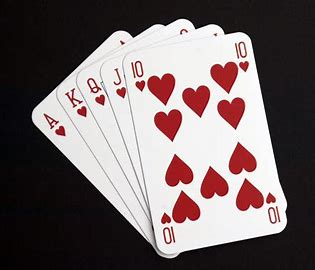
#> input picture firProject/Resources/cards.jpeg, 315 x 270 px, given in place of the camera
$ python ContourDetection.py
#> lines starting #> are read from the running program, lines starting #| are printed output that depends on the picture; after the words box and inside, x2 and y2 are one past the last pixel; in counts of white or black regions, pixels touching at a corner belong together
### firProject/StackingImagesTest.py
import cv2
import numpy as np

def stackImages(scale,imgArray):
    rows = len(imgArray)
    cols = len(imgArray[0])
    rowsAvailable = isinstance(imgArray[0], list)
    width = imgArray[0][0].shape[1]
    height = imgArray[0][0].shape[0]
    if rowsAvailable:
        for x in range ( 0, rows):
            for y in range(0, cols):
                if imgArray[x][y].shape[:2] == imgArray[0][0].shape [:2]:
                    imgArray[x][y] = cv2.resize(imgArray[x][y], (0, 0), None, scale, scale)
                else:
                    imgArray[x][y] = cv2.resize(imgArray[x][y], (imgArray[0][0].shape[1], imgArray[0][0].shape[0]), None, scale,scale)
                if len(imgArray[x][y].shape) == 2: imgArray[x][y] = cv2.cvtColor(imgArray[x][y], cv2.COLOR_GRAY2BGR)
        imageBlank = np.zeros((height, width, 3), np.uint8)
        hor = [imageBlank]*rows
        hor_con = [imageBlank]*rows
        for x in range(0, rows):
            hor[x] = np.hstack(imgArray[x])
        ver = np.vstack(hor)
    else:
        for x in range(0, rows):
            if imgArray[x].shape[:2] == imgArray[0].shape[:2]:
                imgArray[x] = cv2.resize(imgArray[x], (0, 0), None, scale, scale)
            else:
                imgArray[x] = cv2.resize(imgArray[x], (imgArray[0].shape[1], imgArray[0].shape[0]), None, scale, scale)
            if len(imgArray[x].shape) == 2: imgArray[x] = cv2.cvtColor(imgArray[x], cv2.COLOR_GRAY2BGR)
        hor = np.hstack(imgArray)
        ver = hor
    return ver

### firProject/ContourDetection.py
import cv2
import numpy as np
import StackingImagesTest

frameWidth = 350
frameHeight = 350
cap = cv2.VideoCapture(0)
cap.set(3,frameWidth)
cap.set(4,frameHeight)

# To detect edges we will use the Kenny Edge Detector , it has 2 thresholds
#  so, we have to move them around until we get required values
# This is done using trackbars
def empty(a):
    pass

cv2.namedWindow("Parameters")
cv2.resizeWindow("Parameters",640,240)
cv2.createTrackbar("Threshold1","Parameters",150,255,empty)
cv2.createTrackbar("Threshold2","Parameters",255,255,empty)
cv2.createTrackbar("Area","Parameters",4000,30000,empty)

# cv2.RETR_EXTERNAL ---> this methods return only the extreme outer corners
# cv2.RETR_TREE -----> this method returns all the corners/contours and reconstructs a full hierarchy

# cv2.CHAIN_APPROX_NONE ----> this methos give the stored conrners without any approximation
# cv2.CHAIN_APPROX_SIMPLE ----> this methos compreses the values and we will get lesser no of values/corners
def getContours(img,imgContour):

    contours,hierarchy = cv2.findContours(img, cv2.RETR_EXTERNAL,cv2.CHAIN_APPROX_NONE)
    # cv2.drawContours(imgContour, contours, -1, (255,0,255), 7)

    # By doing the below thing we reduced noise from the image
    # as smaller objects having area <= 1000 are not drawn i.e. removed from image
    for cnt in contours:
        area = cv2.contourArea(cnt)
        areaMin = cv2.getTrackbarPos("Area","Parameters")
        if area > areaMin:
            cv2.drawContours(imgContour, cnt, -1, (255, 0, 255), 7)

            # Now in order to get the corners ,firstly we need to have the arc length
            # Here the True means that the contour is closed
            peri = cv2.arcLength(cnt,True)
            # This will give us the length of the parameter and we will use this to approximate its shape
            # 0.02*peri ---> this means the resolution
            approx = cv2.approxPolyDP(cnt,0.02*peri,True)
            # This approx array will have certain amount of points and based on them we will predict the shape
            # The below will give the no of corners
            print(len(approx))

            x , y, w, h = cv2.boundingRect(approx)
            cv2.rectangle(imgContour,(x,y),(x+w,y+h),(0,255,0),5)

            cv2.putText(imgContour, "Points: " + str(len(approx)), (x+w+20 , y+h+20) , cv2.FONT_HERSHEY_COMPLEX , 0.7 , (0,255,0) , 2 )
            cv2.putText(imgContour, "Area: " + str(int(area)), (x+w+20 , y+h+45) , cv2.FONT_HERSHEY_COMPLEX , 0.7 , (0,255,0) , 2 )


while True:
    success, img = cap.read()
#> img is the input picture: shape (270, 315, 3); mean B, G, R 104.2, 103.4, 115.5

    imgContour = img.copy()
    imgBlur = cv2.GaussianBlur(img,(7,7),1)
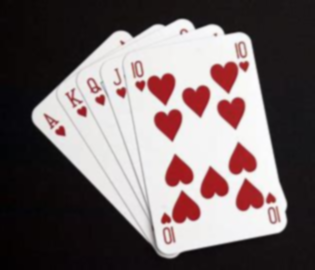
#> imgBlur: shape (270, 315, 3); mean B, G, R 104.2, 103.4, 115.5
    imgGray = cv2.cvtColor(imgBlur, cv2.COLOR_BGR2GRAY)
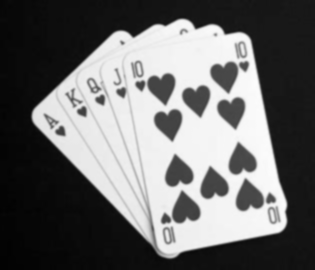
#> imgGray: shape (270, 315); min 2, max 252, mean 107

    threshold1 = cv2.getTrackbarPos("Threshold1","Parameters")
    threshold2 = cv2.getTrackbarPos("Threshold2","Parameters")
    imgCanny = cv2.Canny(imgGray,threshold1,threshold2)
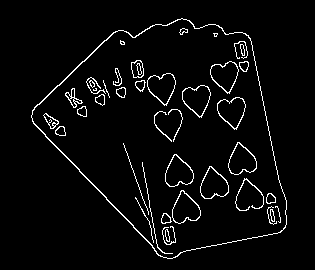
#> imgCanny: shape (270, 315); 3.9% white in thin lines or dots, all inside (x1, y1, x2, y2) = (31, 18, 287, 259)

    kernel = np.ones((5, 5), np.uint8)
    imgDilate = cv2.dilate(imgCanny, kernel, iterations=1)
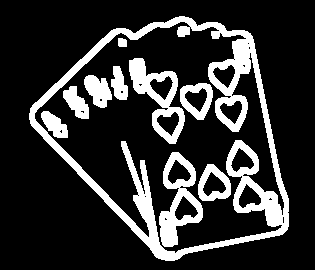
#> imgDilate: shape (270, 315); 19.4% white; 10 white regions

    getContours(imgDilate,imgContour)
#> in getContours, `contours,hierarchy = cv2.findContours(img, cv2.RETR_EXTERNAL,cv2.CHAIN..`: contours = 1 contour; box (x1, y1, x2, y2) and area: (29, 16, 289, 261) 42780
#> in getContours, `area = cv2.contourArea(cnt)`: area = 42780.5
#> in getContours, `peri = cv2.arcLength(cnt,True)`: peri = 837.3
#> in getContours, `approx = cv2.approxPolyDP(cnt,0.02*peri,True)`: approx = [[184, 16], [111, 30], [29, 113], [165, 260], [288, 226], [252, 36]]
#| 6
#> in getContours, `x , y, w, h = cv2.boundingRect(approx)`: x = 29; y = 16; w = 260; h = 245
#> in getContours, `cv2.rectangle(imgContour,(x,y),(x+w,y+h),(0,255,0),5)`:
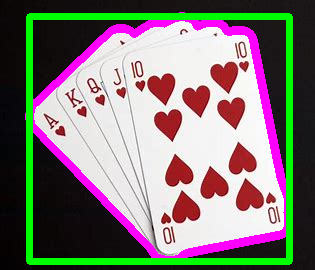
#> imgContour: shape (270, 315, 3); mean B, G, R 116.2, 119.3, 127.3
#> in getContours, `cv2.putText(imgContour, "Points: " + str(len(approx)), (x+w+20 , y+h+2..`: imgContour: shape (270, 315, 3); 0.03% of pixels changed, all inside (x1, y1, x2, y2) = (309, 265, 315, 270)

    imgStack = StackingImagesTest.stackImages(0.8, ([img, imgGray, imgCanny],[imgDilate,imgContour,imgContour]))
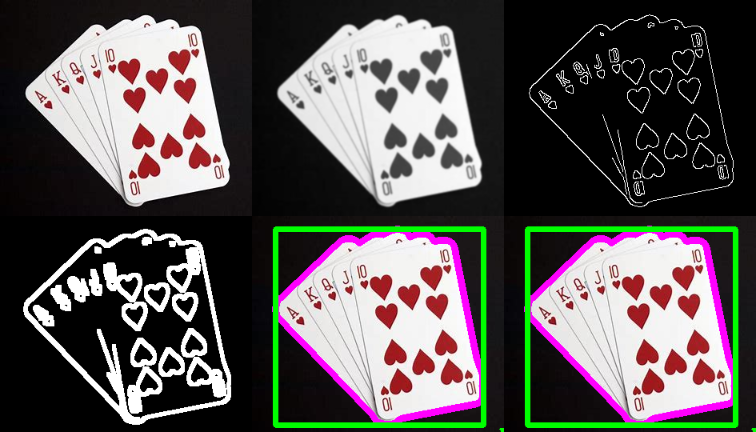
#> imgStack: shape (432, 756, 3); mean B, G, R 83.8, 84.7, 89.4

    cv2.imshow("Result",imgStack)
    if cv2.waitKey(1) & 0xFF == ord('q'):
#> (key q is pressed here)
        break;
